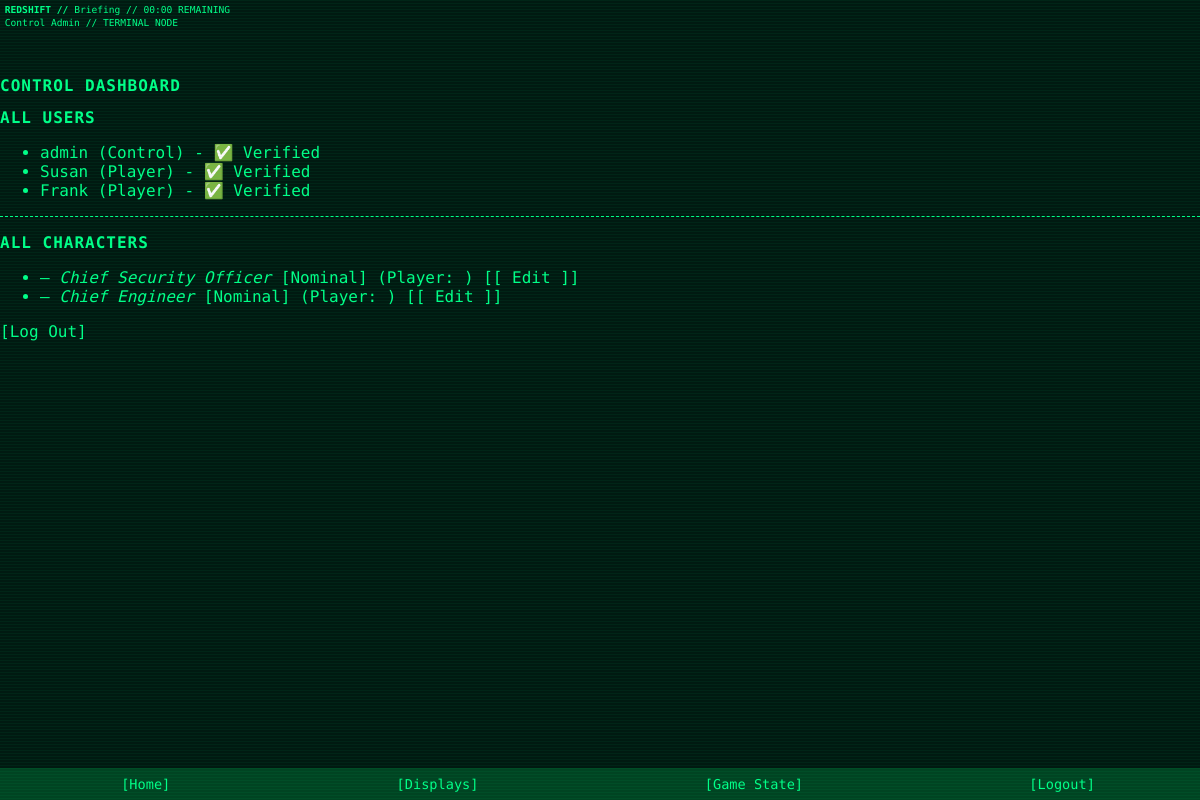
The page /dashboard (signed in) on the database its author committed.
### app/models.py (models this page shows)
class GameState(db.Model):
    id = db.Column(db.Integer, primary_key=True, default=1)
    current_phase = db.Column(db.String(50), default="Not Started")
    phase_started_at = db.Column(db.DateTime, nullable=True)
    phase_duration_minutes = db.Column(db.Integer, default=40)
    alert_level = db.Column(db.String(20), default="Nominal")

class User(UserMixin, db.Model):
    id = db.Column(db.Integer, primary_key=True)
    username = db.Column(db.String(64), unique=True, nullable=False)
    email = db.Column(db.String(120), unique=True, nullable=False)
    password = db.Column(db.String(128), nullable=False)
    is_verified = db.Column(db.Boolean, default=False)
    role = db.Column(db.String(20), default='Player')  # 'Player' or 'Control'
    theme = db.Column(db.String(32), default='theme-green')
    character = db.relationship("Character", backref="user", uselist=False)

class Character(db.Model):
    id = db.Column(db.Integer, primary_key=True)
    first_name = db.Column(db.String(64))
    surname = db.Column(db.String(64))
    position = db.Column(db.String(100))
    affiliation = db.Column(db.String(100))
    status = db.Column(db.String(50), default="Nominal")
    image_filename = db.Column(db.String(128))  # optional
    abilities = db.Column(db.PickleType, default=list)   # List of strings
    conditions = db.Column(db.PickleType, default=list)  # List of strings (empty at start)
    items = db.Column(db.PickleType, default=list)        # List of strings
    claim_code = db.Column(db.String(16), unique=True, nullable=True)
    claimed = db.Column(db.Boolean, default=False)
    user_id = db.Column(db.Integer, db.ForeignKey('user.id'), nullable=True)

### app/routes.py (the view, shortened to what this page needs)
@main_bp.route('/dashboard')
@login_required
def dashboard():
    state = GameState.query.get(1)
    now = datetime.now()
    if current_user.role == 'Control':
        from .models import User, Character
        all_users = User.query.all()
        all_characters = Character.query.all()
        return render_template('control/dashboard.html', users=all_users, characters=all_characters, state=state, now=now)

### app/models.py (called while the page is built)
@login_manager.user_loader
def load_user(user_id):
    return User.query.get(int(user_id))

### app/templates/control/dashboard.html
{% extends "base.html" %}
{% block content %}
<h1>Control Dashboard</h1>
<h2>All Users</h2>
<ul>
  {% for user in users %}
    <li>{{ user.username }} ({{ user.role }}) - {{ '✅ Verified' if user.is_verified else '❌ Unverified' }}</li>
  {% endfor %}
</ul>
<hr>
<h2>All Characters</h2>
<ul>
  {% for char in characters %}
    <li>
      {{ char.name }} – <em>{{ char.position }}</em> [{{ char.status }}] (Player: {{ char.user.username }})
      <a href="{{ url_for('main.edit_character_control', char_id=char.id) }}">[ Edit ]</a>
    </li>
  {% endfor %}
</ul>
<a href="{{ url_for('auth.logout') }}">Log Out</a>
{% endblock %}

### app/templates/base.html (shortened to what this page needs)
<!DOCTYPE html>
<html lang="en">
<head>
  <link rel="stylesheet" href="{{ url_for('static', filename='css/retro.css') }}">
</head>
<body class="{{ current_user.theme if current_user.is_authenticated else 'theme-green' }}">
<div class="top-bar">
  <div>
    <strong>REDSHIFT //</strong>
    {% if state %}
      {{ state.current_phase }} //
      {% if state.phase_started_at %}
        <span id="phase-timer"></span>
      {% else %}
        Not started
      {% endif %}
    {% else %}
      STATE UNKNOWN
    {% endif %}
  </div>
  <div>
    {{ current_user.role if current_user.is_authenticated else "GUEST" }}
    {{ current_user.username }} // TERMINAL NODE
  </div>
</div>
<main class="main-content">
  {% block content %}{% endblock %}
</main>
<div class="nav-bar-bottom">
  {% if current_user.is_authenticated %}
  <a href="{{ url_for('main.dashboard') }}">Home</a>
    {% if current_user.role == 'Control' %}
    <a href="{{ url_for('main.manage_displays') }}">Displays</a>
    <a href="{{ url_for('main.control_game_state') }}">Game State</a>
    {% else %}
      {% if character %}
        <a href="{{ url_for('main.edit_character') }}">Edit</a>
      {% else %}
        <a href="{{ url_for('main.claim_character') }}">Create Char</a>
      {% endif %}
    {% endif %}
    <a href="{{ url_for('auth.logout') }}">Logout</a>
  {% else %}
    <a href="{{ url_for('auth.login') }}">Login</a>
    <a href="{{ url_for('auth.register') }}">Register</a>
  {% endif %}
</div>
</body>
</html>

### app/static/css/retro.css (style rules this page uses)
:root { --color-bg: #001a11; }
.theme-green { --color-fg: #00ff88; --color-accent: #00ffaa; --color-border: #00cc88; --color-muted: #004422; }
@media (min-width: 600px) { body { background-color: var(--color-bg); color: var(--color-fg); font-family: 'Share Tech Mono', monospace; margin: 0; padding: 0; animation: flickerAnim 3.6s infinite alternate; } }
@media (min-width: 600px) { a, h1, h2, h3, p, label, input, textarea, button, .nav-bar, .panel { animation: flickerAnim 3.6s infinite alternate; } }
@media (min-width: 600px) { body::before { content: ""; position: fixed; top: 0; left: 0; width: 100%; height: 100%; pointer-events: none; background: repeating-linear-gradient( to bottom, rgba(0, 255, 136, 0.05) 0px, rgba(0, 255, 136, 0.05) 1px, transparent 1px, transparent 3px ); z-index: 9999; animation: roll 60s linear infinite; } }
a { text-decoration: none; color: var(--color-fg) }
a:before { content: "["; color: var(--color-fg) }
a:after { content: "]"; color: var(--color-fg) }
h1, h2, h3, label { text-transform: uppercase; letter-spacing: 1px; font-size: 1rem; }
hr { border: none; border-top: 1px dashed var(--color-fg); margin: 1rem 0; }
.top-bar { background-color: var(--color-bg); color: var(--color-fg); padding: 0.5em; line-height: 1.1; white-space: normal; display: flex; flex-direction: column; gap: 0.25em; text-transform: capitalize; font-size: 0.6em; }
.main-content { padding-top: 2rem; }
.nav-bar-bottom { position: fixed; bottom: 0; width: 100%; background-color: var(--color-muted); display: flex; justify-content: space-around; padding: 0.5rem; z-index: 100; }
.nav-bar-bottom a { font-size: 0.85rem; color: var(--color-fg); text-decoration: none; }

### rows shown on the page
GameState: current_phase "Briefing"
User: role "Control", username "Admin", username "admin", is_verified "✅ Verified"
User: username "Susan", role "Player", is_verified "✅ Verified"
User: username "Frank", role "Player", is_verified "✅ Verified"
Character: position "Chief Security Officer", status "Nominal"
Character: position "Chief Engineer", status "Nominal"
